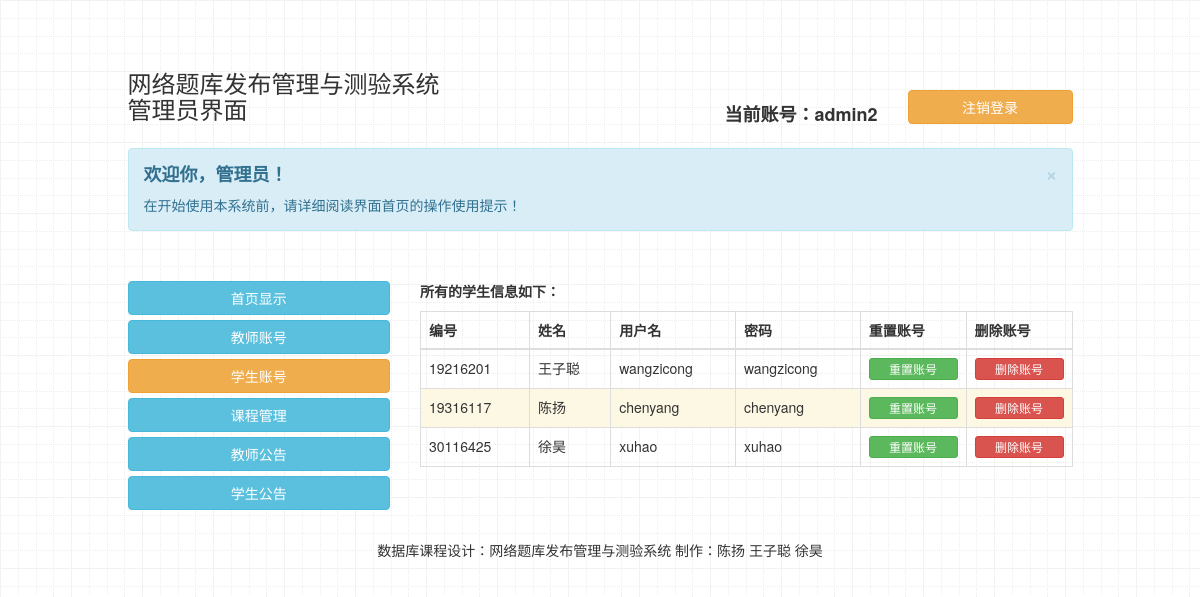
The app's page /系统源代码/QuestionManageSystem/adminSystem/manage/student_account_manage.php (signed in) with its own data.
### tables this page shows
CREATE TABLE IF NOT EXISTS `student_info` (
  `student_id` char(20) NOT NULL,
  `student_name` char(20) NOT NULL,
  `student_class` char(20) DEFAULT NULL,
  `student_username` char(20) DEFAULT NULL
);

CREATE TABLE IF NOT EXISTS `student_account` (
  `student_username` char(20) NOT NULL,
  `student_password` char(20) NOT NULL
);

### 系统源代码/QuestionManageSystem/adminSystem/manage/student_account_manage.php (the view, shortened to what this page needs)
<!DOCTYPE html>
<html>
<head>
   <link rel="stylesheet" href="../../css/bootstrap.min.css">
</head>
<body background="..\login\images\back.gif">
<?php
    $con=mysqli_connect("localhost","root","root","stu_test");
	mysqli_query($con,"set names 'utf8'");
	if (isset ( $_SESSION ["code"] )) {
    ?>
<div class="container">
	<div class="row clearfix">
		<div class="col-md-12 column">
			<p>
                <br><br>
			</p>
		</div>
	</div>
	<div class="row clearfix">
		<div class="col-md-1 column">
		</div>
		<div class="col-md-4 column">
			<h3>
                网络题库发布管理与测验系统<br>管理员界面
			</h3>
		</div>
		<div class="col-md-2 column">
		</div>
		<div class="col-md-2 column">
			<p class="text-right" style="font-size:18px">
			<br><br><strong>当前账号：<?php echo "${_SESSION["username"]}"; ?></strong>
			</p>
		</div>
		<div class="col-md-2 column">
        <br><br><button type="button" class="btn btn-default btn-block btn-warning" onclick="window.location.href='exit.php'">注销登录</button>
		</div>
		<div class="col-md-1 column">
		</div>
	</div>
	<div class="row clearfix">
		<div class="col-md-12 column">
		</div>
	</div>
	<div class="row clearfix">
		<div class="col-md-1 column">
		</div>
		<div class="col-md-10 column">
			<div class="alert alert-dismissable alert-info">
				 <button type="button" class="close" data-dismiss="alert" aria-hidden="true">×</button>
                 <h4>
				<strong>欢迎你，管理员！</strong>
				</h4> 在开始使用本系统前，请详细阅读界面首页的操作使用提示！
			</div>
			<div class="row clearfix">
				<div class="col-md-12 column">
                    <p>
						 <br>
					</p>
				</div>
			</div>
		</div>
		<div class="col-md-1 column">
		</div>
	</div>
	<div class="row clearfix">
		<div class="col-md-1 column">
		</div>
		<div class="col-md-3 column">
			 <button type="button" class="btn btn-default btn-block btn-info" onclick="window.location.href='index.php'">首页显示</button>
			 <button type="button" class="btn btn-default btn-block btn-info" onclick="window.location.href='teacher_account_manage.php'">教师账号</button>
			 <button type="button" class="btn btn-default btn-block btn-warning" onclick="window.location.href='student_account_manage.php'">学生账号</button>
			 <button type="button" class="btn btn-default btn-block btn-info" onclick="window.location.href='course_manage.php'">课程管理</button>
			 <button type="button" class="btn btn-default btn-block btn-info" onclick="window.location.href='teacher_notice.php'">教师公告</button>
			 <button type="button" class="btn btn-default btn-block btn-info" onclick="window.location.href='student_notice.php'">学生公告</button>
		</div>
		<div class="col-md-7 column">
                <?php
                    $result=mysqli_query($con,"select student_info.*,student_account.* from student_info,student_account where student_info.student_username=student_account.student_username");
                    if($result && mysqli_num_rows($result)){
						$num=1;
						echo '<p><strong>所有的学生信息如下：</strong></p><table class="table table-hover table-bordered">';
						echo '<thead><tr><th>编号</th><th>姓名</th><th>用户名</th><th>密码</th><th>重置账号</th><th>删除账号</th></tr></thead><tbody>';
                        while($row=mysqli_fetch_assoc($result)){
                            if($num%2==0){
                                echo '<tr class="warning">';
                            }else{
                                echo '<tr>';
                            }
                            echo '<td>'.$row['student_id'].'</td>';
                            echo '<td>'.$row['student_name'].'</td>';
                            echo '<td>'.$row['student_username'].'</td>';
                            echo '<td>'.$row['student_password'].'</td>';
                            echo '<td>';
                            echo '<button type="button" class="btn btn-default btn-block btn-success btn-xs" onclick="window.location.href=\'student_reset.php?id='.$row['student_username'].'\''.'">重置账号</button>';
                            echo '</td>';
                            echo '<td>';
                            echo '<button type="button" class="btn btn-default btn-block btn-danger btn-xs" onclick="window.location.href=\'student_delete.php?student_username='.$row['student_username'].'&student_id='.$row['student_id'].'\''.'">删除账号</button>';
                            echo '</td>';
                            echo '</tr>';
                            $num++;
						}
						echo '</tbody></table>';
                    }else{
                        echo '<strong>'.'暂无任何学生账号数据！'.'</strong>';
                     }
                ?>
		</div>
		<div class="col-md-1 column">
		</div>
	</div>
	<div class="row clearfix">
		<div class="col-md-1 column">
		</div>
		<div class="col-md-10 column">
			<p>
				 <br>
			</p>
			<p class="text-center">
				 数据库课程设计：网络题库发布管理与测验系统    制作：陈扬    王子聪    徐昊
			</p>
		</div>
		<div class="col-md-1 column">
		</div>
	</div>
</div>
<?php
}
?>
</body>

### records on screen
student_info: student_id "19216201", student_name "王子聪", student_account.student_username "wangzicong", student_account.student_password "wangzicong"
student_info: student_id "19316117", student_name "陈扬", student_account.student_username "chenyang", student_account.student_password "chenyang"
student_info: student_id "30116425", student_name "徐昊", student_account.student_username "xuhao", student_account.student_password "xuhao"

### other values on screen
_SESSION["username"] "admin2"
